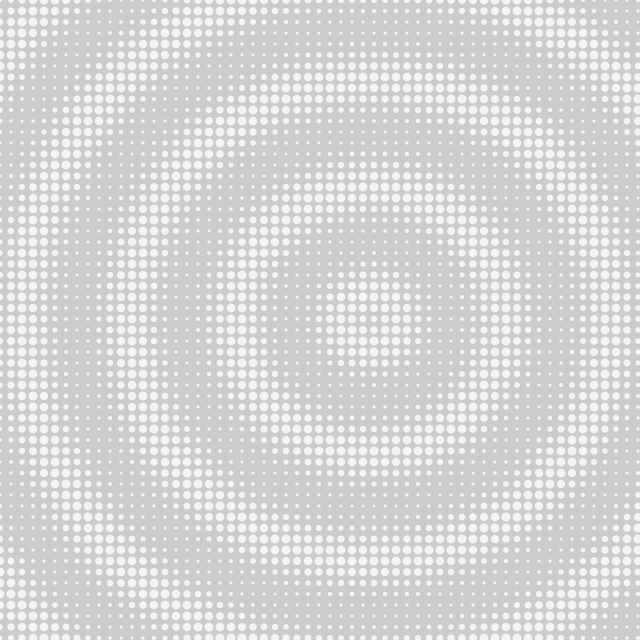
Frame 1 (no input)
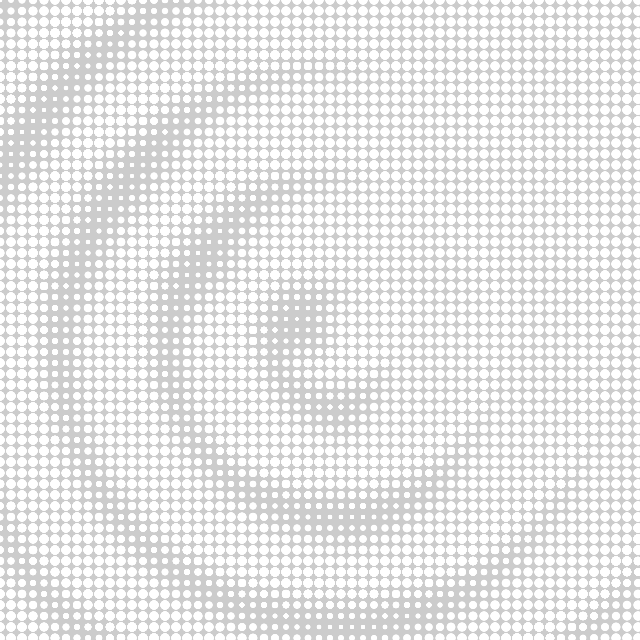
Frame 60 (the mouse pressed at the canvas centre just before this capture)
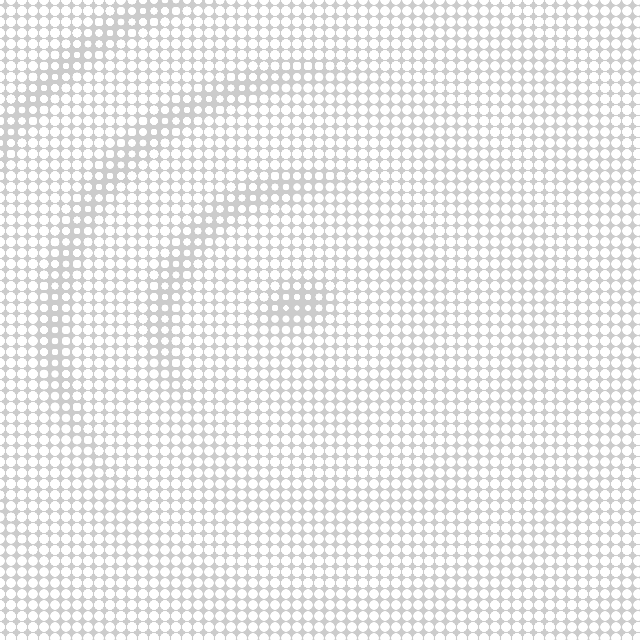
Frame 120 (the mouse held since frame 60 and released just before this capture)

The Processing sketch that drew these frames (run headless with seeded random() and noise(); from frame 60 on, the mouse is pressed at the canvas centre):

// Processing sketch: day058
// ── day058.pde
float t, f, g;
void setup() {
  size(640, 640);
  fill(-1, 200);
  noStroke();
}
void draw() {
  clear();
  for (f=0; f<640; f+=11)
    for (g=0; g<640; g+=11)
      circle(f, g, (sin(dist(f, g, 50*cos(t)+320, 50*sin(t)+320)*(TAU/320)*3+t)+2)*3);
  t+=PI/90;
}
